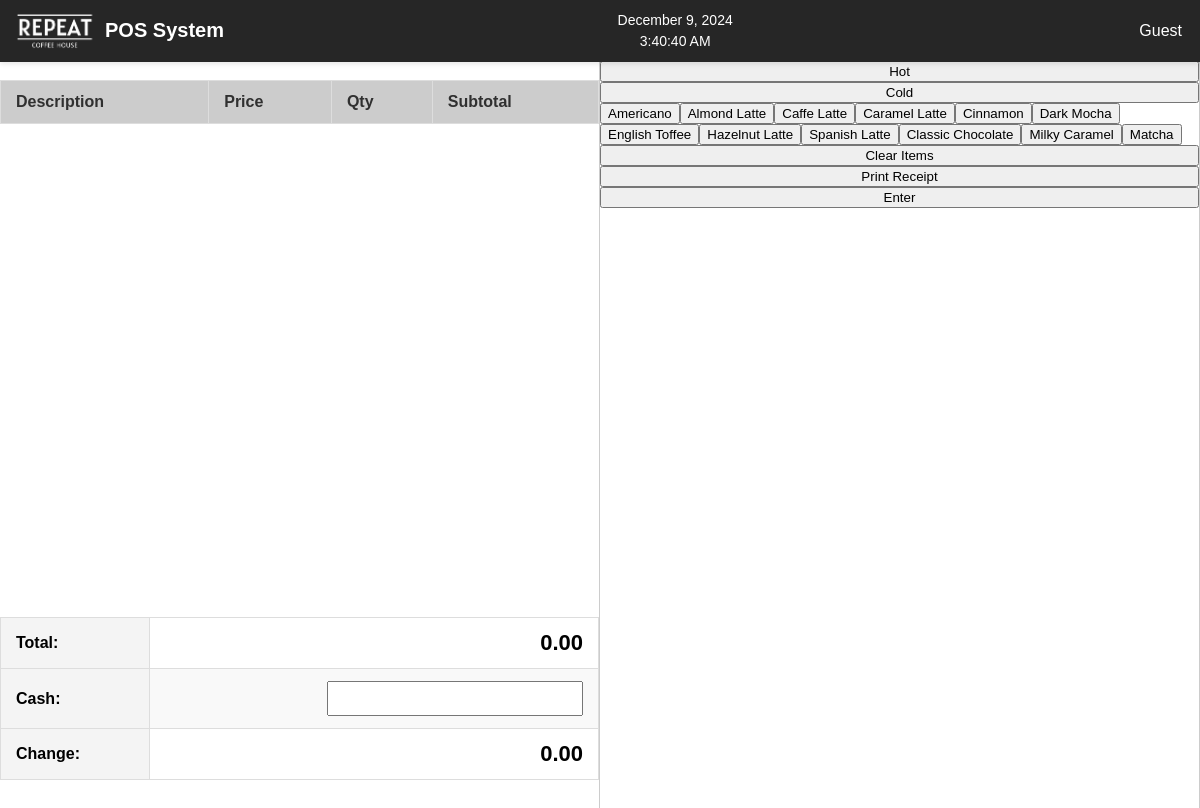
The app's page /mainpos.php, older data.
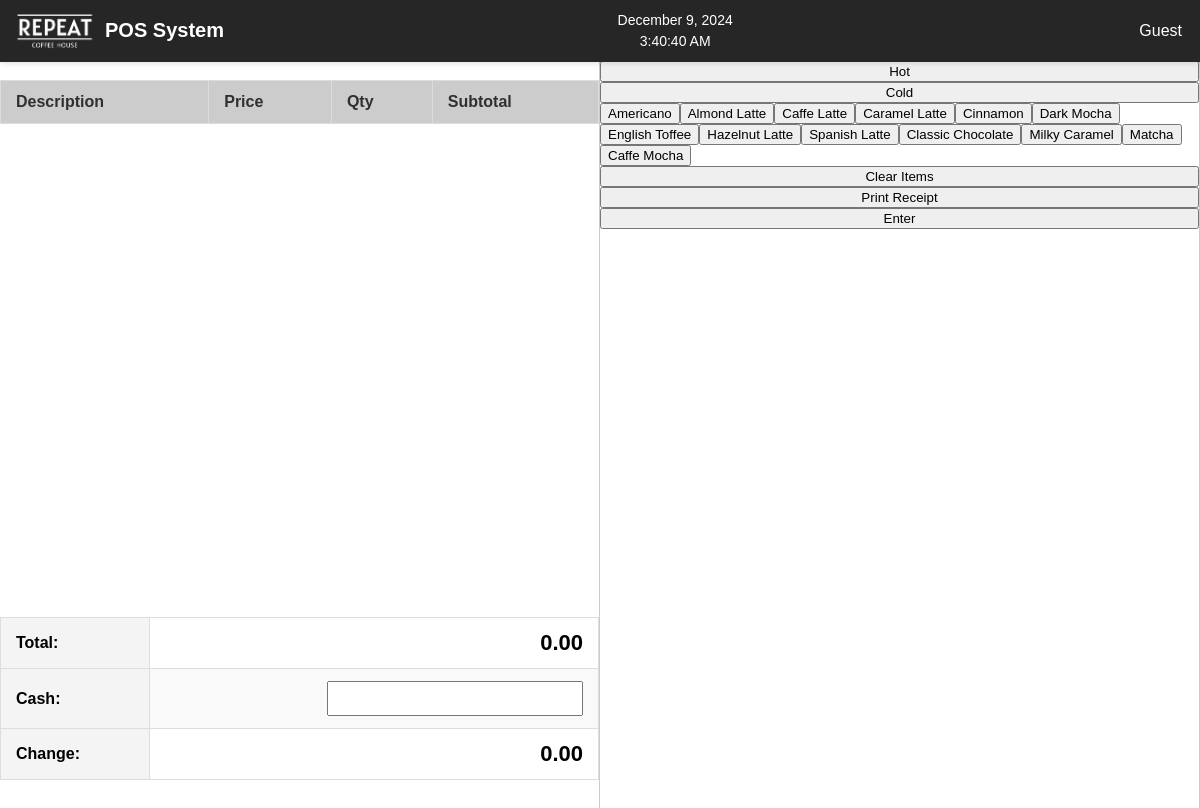
The same page, newer data.
### tables this page shows
CREATE TABLE `productstbl` (
  `product_id` int(11) NOT NULL,
  `product_name` varchar(255) NOT NULL,
  `price_hot` decimal(10,2) NOT NULL,
  `price_cold` decimal(10,2) NOT NULL,
  `quantity` int(11) NOT NULL
);

### mainpos.php (the view, shortened to what this page needs)
<?php
include 'header.php';
include 'navbar.php';
?>
<div class="main-container">
    <div class="selectedprod-container">
        <table class="prod-table">
            <thead>
                <tr>
                    <th>Description</th>
                    <th>Price</th>
                    <th>Qty</th>
                    <th>Subtotal</th>
                </tr>
            </thead>
        </table>
        <div class="left-group">
            <table class="lg-table">
                <tr>
                    <th>Total:</th>
                    <td><span id="total">0.00</span></td>
                </tr>
                <tr>
                    <th>Cash:</th>
                    <td><input type="number" id="cash-input"></td>
                </tr>
                <tr>
                    <th>Change:</th>
                    <td><span id="change">0.00</span></td>
                </tr>
            </table>
        </div>
    </div>
    <div class="menu-container">
        <button id="hot-btn">Hot</button>
        <button id="cold-btn">Cold</button>
        <div id="product-buttons">
            <?php
            $conn = new mysqli('sql.freedb.tech', 'freedb_etheria2024', 'EXH$fvdNh78zv*J', 'freedb_rch_db');
            $sql = "SELECT * FROM productstbl";
            $result = $conn->query($sql);
            if ($result->num_rows > 0) {
                while ($row = $result->fetch_assoc()) {
                    echo "<button
                            class='product-btn'
                            data-id='{$row['product_id']}'
                            data-name='{$row['product_name']}'
                            data-price-hot='{$row['price_hot']}'
                            data-price-cold='{$row['price_cold']}'
                            data-quantity='{$row['quantity']}'>
                            {$row['product_name']}
                          </button>";
                }
            } else {
                echo "No products found.";
            }
            ?>
        </div>
        <button id="clear-btn">Clear Items</button>
        <button id="print-btn">Print Receipt</button>
        <button id="enter-btn">Enter</button>
    </div>
</div>
<?php include 'footer.php'; ?>

Row changes from the older to the newer data that the page shows:
added productstbl: product_name "Caffe Mocha"
